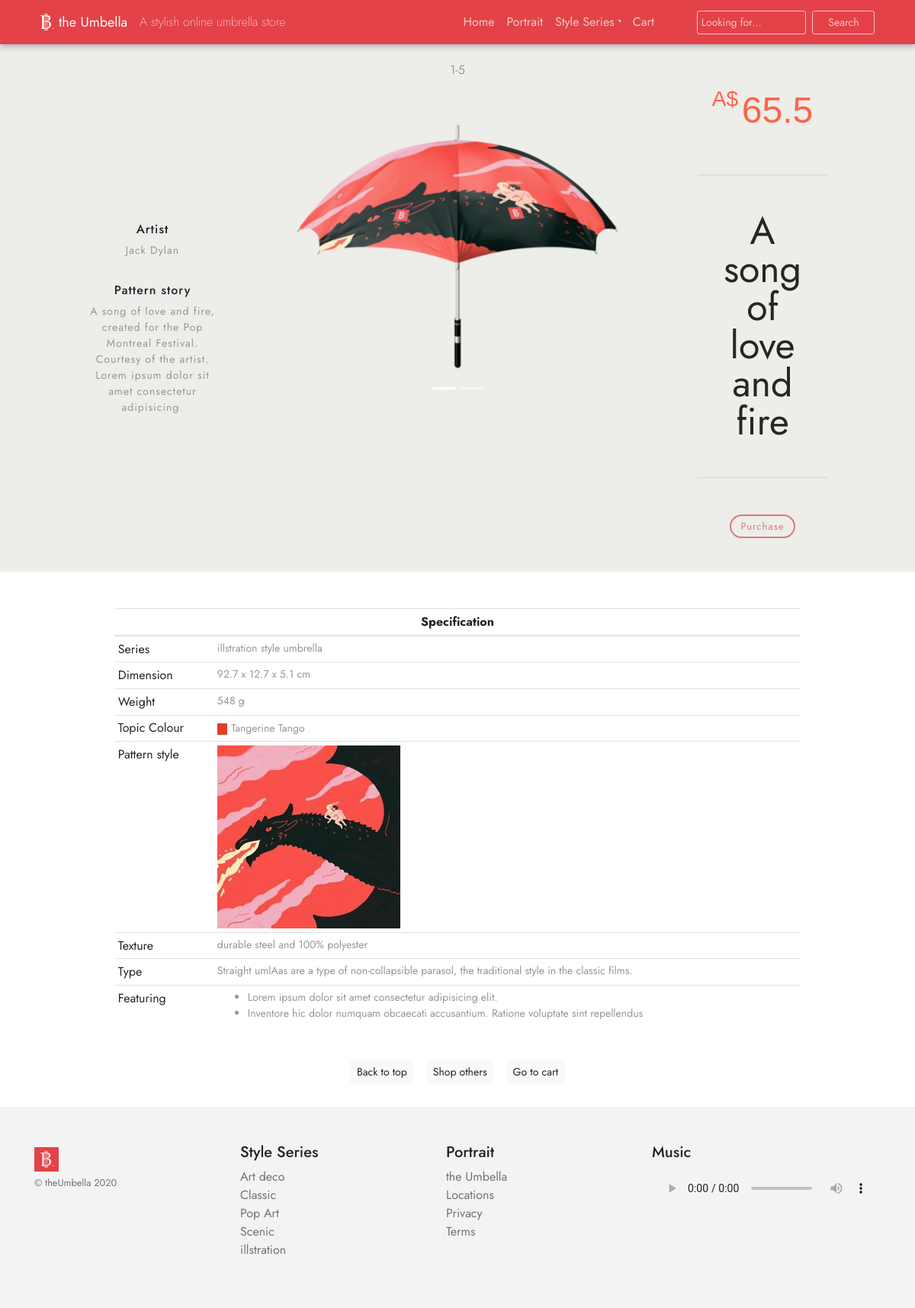
/umbrella/5/, run on an earlier commit of the app's database.
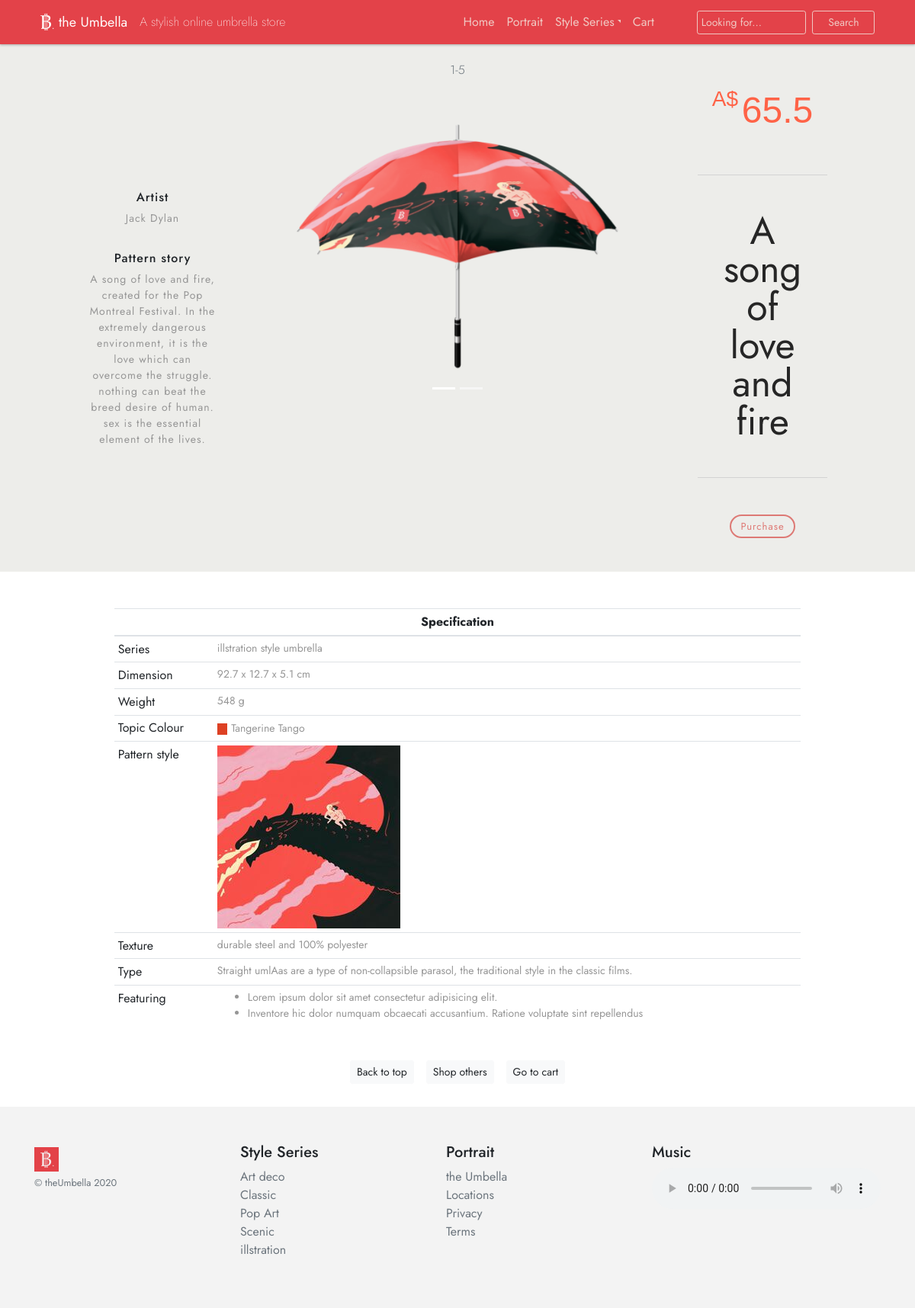
And on a later commit of the database.
### umbella/models.py (models this page shows, shortened)
class Umbrella(db.Model):
    __tablename__ = 'umbrellas'
    id = db.Column(db.Integer, primary_key = True)
    name = db.Column(db.String(64), nullable=False)
    item_type = db.Column(db.String(120), nullable=False)
    price = db.Column(db.Float, nullable = False)
    color = db.Column(db.String(120), nullable=False)
    color_name = db.Column(db.String(120), nullable=False)
    pattern = db.Column(db.String(60), nullable=False)
    artist = db.Column(db.String, nullable = False)
    texture = db.Column(db.String(120), nullable = False)
    dimensions = db.Column(db.String(100), nullable = False)
    weight = db.Column(db.Integer, nullable=False)
    description = db.Column(db.String(500), nullable = False)
    description_1 = db.Column(db.String(300), nullable=False)
    description_2 = db.Column(db.String(300), nullable=False)
    image = db.Column(db.String(60), nullable=False)
    view = db.Column(db.String(60), nullable=False)
    series_id = db.Column(db.Integer, db.ForeignKey('series.id'))

class Series(db.Model):
    __tablename__ = 'series'
    id = db.Column(db.Integer, primary_key = True)
    name = db.Column(db.String(64), unique = True)
    slogan = db.Column(db.String(120), unique = True)
    description = db.Column(db.String(500), nullable = False)
    image = db.Column(db.String(60), nullable=False, default='Umbrella_black.png')
    umbrellas = db.relationship('Umbrella', backref = 'Series', cascade="all, delete-orphan")

### umbella/views.py (the view)
@bp.route('/umbrella/<int:umbrellaid>/')
def Umbrellas(umbrellaid):
    selectedUmbrellas = Umbrella.query.filter(Umbrella.id == umbrellaid).first()
    selectedItem = Series.query.filter(
        Series.id == selectedUmbrellas.series_id).first()
    series = Series.query.order_by(Series.name).all()
    return render_template('umbrella.html', umbrella=selectedUmbrellas, item=selectedItem, series=series)

### umbella/templates/umbrella.html (shortened to what this page needs)
{% extends 'base.html' %}
{% block main %}
<div class="container-fluid product-bg text-center">
    <div>
        <h6 class="w-100 text-center pt-4 text-secondary font-weight-light" id="serialNumber_anchor">{{umbrella.series_id}}-{{umbrella.id}}</h6>
    </div>
    <section class="row justify-content-center">
        <article class="detail col-xl-2 col-lg-3 col-md-6 text-center">
            <div class="detail-group mt-xl-3 mt-lg-2 mt-md-3">
                <h6 class="text-small-title">Artist</h6>
                <p class="text-subtle">{{umbrella.artist}}</p>
            </div>
            <div class="detail-group mt-xl-3 mt-lg-2 mt-md-3">
                <h6 class="text-small-title">Pattern story</h6>
                <p class="text-subtle">{{umbrella.description}}</p>
            </div>
        </article>
        <div class="col-xl-6 col-lg-6">
            <div id="topic-story" class="carousel slide" data-ride="carousel">
                <ul class="carousel-indicators">
                    <li data-target="#topic-story" data-slide-to="0" class="active"></li>
                    <li data-target="#topic-story" data-slide-to="1"></li>
                </ul>
                <div class="carousel-inner">
                    <div class="carousel-item active" style="max-height: 700px;">
                        <img class="d-block w-100" src="{{url_for('static', filename='img/'+umbrella.image)}}" alt="Umbrella picture">
                    </div>
                </div>
                <a class="carousel-control-prev" href="#topic-story" data-slide="prev"></a>
                <a class="carousel-control-next" href="#topic-story" data-slide="next"></a>
            </div>
        </div>
        <div class="detail col-xl-2 col-lg-3 col-md-6 text-center" >
            <div class="price-container">
                <span class="currencyFormat align-top">A$</span>
                <span class="itemPrice align-middle">{{umbrella.price}}</span>
            </div>
            <div class="itemName my-xl-5 my-md-4 py-xl-5 py-md-3 ">{{umbrella.name}}</div>
            <div>
                <form action="{{ url_for('main.order') }}">
                    <input class="btn btn-secondary buy" type="submit" value="Purchase">
                </form>
            </div>
        </div>
    </section>
    <div>
        <h6 class="pt-4"></h6>
    </div>
</div>
<article class="w-75 mt-5 mx-auto text-left">
    <table class="table table-sm" style="user-select: none;">
        <thead >
            <tr>
                <th colspan="3" class="text-center">Specification</th>
            </tr>
        </thead>
        <tbody>
            <tr>
                <td scope="row">Series</td>
                <td class="text-subtle">{{item.name}} style umbrella</td>
            </tr>
            <tr>
                <td scope="row">Dimension</td>
                <td class="text-subtle">{{umbrella.dimensions}}</td>
            </tr>
            <tr>
                <td scope="row">Weight</td>
                <td class="text-subtle">{{umbrella.weight}} g</td>
            </tr>
            <tr>
                <td scope="row">Topic Colour</td>
                    <td>
                    <div class="color-group">
                        <div class="colour" style="background-color: {{umbrella.color}}">AA</div>
                        <span class="text-subtle">{{umbrella.color_name}}</span>
                    </div>
                </td>
            </tr>
            <tr>
                <td scope="row">Pattern style</td>
                <td class="text-subt">
                    <img src="{{url_for('static', filename='img/'+umbrella.pattern)}}" alt="sample image">
                </td>
            </tr>
            <tr>
                <td scope="row">Texture</td>
                <td class="text-subtle">{{umbrella.texture}}</td>
            </tr>
            <tr>
                <td scope="row">Type</td>
                <td class="text-subtle">{{umbrella.item_type}}</td>
            </tr>
            <tr>
                <td scope="row">Featuring</td>
                <td class="text-subtle">
                    <ul>
                        <li>{{umbrella.description_1}}</li>
                        <li>{{umbrella.description_2}}</li>
                    </ul>
                </td>
            </tr>
        </tbody>
    </table>
    <div class="backToTop">
        <a href="{{ url_for('main.Umbrellas', umbrellaid=umbrella.id, _anchor='serialNumber_anchor') }}" class="btn btn-light btn-sm"">Back to top</a>
        <a href="{{ url_for('main.index', _anchor='Umbrella_anchor') }}" class="btn btn-light btn-sm">Shop others</a>
        <a href="{{ url_for('main.order') }}" class="btn btn-light btn-sm">Go to cart</a>
    </div>
</article>
{% endblock %}

### umbella/templates/base.html (shortened to what this page needs)
<!DOCTYPE html>
<html lang="en">
<head>
    <link rel="stylesheet" href="https://stackpath.bootstrapcdn.com/bootstrap/4.3.1/css/bootstrap.min.css"
>
    <link rel="stylesheet" href="{{url_for('static', filename='css/theUmbella_style.css')}}">
</head>
<body>
    <header>
        <nav class="navbar navbar-expand-lg navbar-light sticky-top">
            <div class="container">
                <a href="{{url_for('main.index')}}" class="navbar-brand">
                    <img src="{{url_for('static', filename='img/logo.svg')}}" alt="Umbella Logo" width="32" height="32">
                    <span>the Umbella</span>
                </a>
                <div class="collapse navbar-collapse describe">A stylish online umbrella store</div>
                <div class="collapse navbar-collapse" id="navbarToggler">
                    <div class="navbar-nav ml-auto">
                        <a class="nav-item text-nav nav-link" href="{{url_for('main.index')}}">Home</a>
                        <a class="nav-item text-nav nav-link" href="{{url_for('main.story')}}">Portrait</a>
                        <div class="dropdown">
                            <a class="nav-item text-nav nav-link dropdown-toggle" data-toggle="dropdown" id="bookDropdown"
                                aria-haspopup="true" aria-expanded="false" href="#">Style Series</a>
                        </div>
                        <a class="nav-item text-nav nav-link" href="{{url_for('main.order')}}">Cart</a>
                        <form class="form-inline ml-xl-5 ml-lg-3 my-lg-0 form-row" action="{{url_for('main.search')}}">
                            <input class="form-control mr-sm-2 form-control-sm col-7" type="search" placeholder="Looking for..." name="search">
                            <button class="btn btn-outline-light my-1 my-sm-0 btn-sm col-4" type="submit">Search</button>
                        </form>
                    </div>
                </div>
            </div>
        </nav>
    </header>
    <div>
        <main class="text-center">
            {% block main %}{% endblock %}
        </main>
    </div>
    <footer class="container-fluid footer">
        <div class="container py-5">
            <div class="row">
                <div class="col-12 col-md">
                    <a href="{{url_for('main.index')}}" class="navbar-brand"><img src="{{url_for('static', filename='img/Umbella_logo.jpg')}}" alt="Umbella Logo" width="32"
                            height="32"></a>
                    <small class="d-block mb-3 text-secondary">© theUmbella 2020</small>
                </div>
                <div class="col-6 col-md">
                    <h5>Style Series</h5>
                    <ul class="list-unstyled text-small">
                        {% for item in series%}
                        <li><a class="text-secondary" href="{{ url_for('main.seriesUmbrellas', seriesid=item.id)}}">{{ item.name }}</a></li>
                        {% endfor %}
                    </ul>
                </div>
                <div class="col-6 col-md">
                    <h5>Portrait</h5>
                    <ul class="list-unstyled text-small">
                        <li><a class="text-secondary" href="{{url_for('main.story')}}">the Umbella</a></li>
                        <li><a class="text-secondary" target="blank"
                                href="https://goo.gl/maps/i6cMz1xaAnk7Duir9">Locations</a></li>
                        <li><a class="text-secondary" href="#">Privacy</a></li>
                        <li><a class="text-secondary" href="#">Terms</a></li>
                    </ul>
                </div>
                <div class="col-6 col-md">
                    <h5>Music</h5>
                    <ul class="list-unstyled text-small">
                        <li>
                            <audio controls>
                                <source src="{{url_for('static', filename='sound/Avenged_Sevenfold_ Dear_God.m4a')}}" type="audio/ogg">
                                <source src="{{url_for('static', filename='sound/Avenged_Sevenfold_ Dear_God.m4a')}}">
                            </audio>
                        </li>
                    </ul>
                </div>
            </div>
        </div>
    </footer>
</body>
</html>

### umbella/static/css/theUmbella_style.css (style rules this page uses)
* { font-family: 'Jost', sans-serif; }
html { scroll-behavior: smooth; }
.navbar { background-color: #e34249; animation-name: navigator; animation-duration: 7s; animation-iteration-count: infinite; box-shadow: 0 1px 3px rgba(0, 0, 0, 0.3); transition: all 0.5s; transition-timing-function: ease; }
.navbar-brand { display: flex; align-items: center; }
.describe { display: flex; align-items: center; color: snow; font-weight: 200; user-select: none; }
.container a span { color: snow; font-size: 18px; font-weight: 400; transition: all 0.5s; transition-timing-function: ease; }
.navbar-light .navbar-nav .nav-link { font-size: 16px; font-weight: 400; color: #f0c8c2!important; transition: all 0.5s; transition-timing-function: ease; }
.navbar-light .navbar-nav input { border-color: #f0c8c2!important; color: #f0c8c2!important; background-color: rgba(0, 0, 0, 0) ; }
::placeholder { color: #f0c8c2!important; opacity: 0.5; }
.navbar-light .navbar-nav button { border-color: #f0c8c2!important; color: #f0c8c2!important; }
.dropdown-toggle::after { border-right: 0em solid transparent; }
.carousel-item { user-select: none; -webkit-transform-style: preserve-3d; -moz-transform-style: preserve-3d; transform-style: preserve-3d; }
.footer { background-color: rgba(243, 243, 243) ; }
.product-bg { background-color: rgba(230, 230, 225, 0.7); }
img { display: block; max-width: 100%; height: auto; }
.detail { display: flex; flex-direction: column; justify-content: center; align-items: center; }
.text-subtle { font-size: 14px; color: rgba(150,150,150,1); }
.colour { display: inline; color: rgba(0, 0, 0, 0); font-size: 10px; }
.detail-group { user-select: none; letter-spacing: 1px; }
.currencyFormat { user-select: none; font-family: 'Barlow', sans-serif; font-size: 28px; color: tomato; }
.itemPrice { user-select: none; font-family: 'Barlow', sans-serif; font-size: 48px; color: tomato; }
.itemName { user-select: none; border-top: 1px solid lightgray; border-bottom: 1px solid lightgray; color: rgb(38, 38, 38); padding: 20px; margin: 30px 0px 30px 0px; line-height: 1; font-size: 50px; }
.buy { margin-bottom: 20px; }
.backToTop { display: flex; justify-content: center; margin: 30px; }
.btn-secondary { font-size: 13px; color: rgba(217, 83, 78, 0.75); letter-spacing: 1px; line-height: 15px; border: 2px solid rgba(217, 83, 78, 0.75); border-radius: 40px; background: transparent; transition: all 0.3s ease 0s; }

What changed in the data, as far as the page shows it:
changed Umbrella "A song of love and fire": description "A song of love and fire, created for the Pop Montreal Festival. Courtesy of the artist. Lorem ipsum dolor sit amet consectetur adipisicing." → "…the Pop Montreal Festival. In the extremely dangerous environment, it is the love which can overcome the struggle. nothing can beat the breed desire of human. sex is the essential element of the lives."
